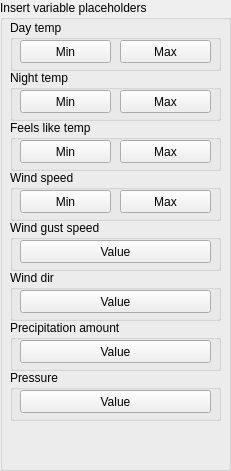
    <widget class="QGroupBox" name="groupBox">
     <property name="geometry">
      <rect>
       <x>580</x>
       <y>40</y>
       <width>231</width>
       <height>471</height>
      </rect>
     </property>
     <property name="title">
      <string>Insert variable placeholders</string>
     </property>
     <widget class="QGroupBox" name="groupBox_2">
      <property name="geometry">
       <rect>
        <x>10</x>
        <y>20</y>
        <width>211</width>
        <height>51</height>
       </rect>
      </property>
      <property name="title">
       <string>Day temp</string>
      </property>
      <widget class="QPushButton" name="insertMinDayTempButton">
       <property name="geometry">
        <rect>
         <x>10</x>
         <y>20</y>
         <width>91</width>
         <height>23</height>
        </rect>
       </property>
       <property name="text">
        <string>Min</string>
       </property>
      </widget>
      <widget class="QPushButton" name="insertMaxDayTempButton">
       <property name="geometry">
        <rect>
         <x>110</x>
         <y>20</y>
         <width>91</width>
         <height>23</height>
        </rect>
       </property>
       <property name="text">
        <string>Max</string>
       </property>
      </widget>
     </widget>
     <widget class="QGroupBox" name="groupBox_4">
      <property name="geometry">
       <rect>
        <x>10</x>
        <y>170</y>
        <width>211</width>
        <height>51</height>
       </rect>
      </property>
      <property name="title">
       <string>Wind speed</string>
      </property>
      <widget class="QPushButton" name="insertMinWindSpeedButton">
       <property name="geometry">
        <rect>
         <x>10</x>
         <y>20</y>
         <width>91</width>
         <height>23</height>
        </rect>
       </property>
       <property name="text">
        <string>Min</string>
       </property>
      </widget>
      <widget class="QPushButton" name="insertMaxWindSpeedButton">
       <property name="geometry">
        <rect>
         <x>110</x>
         <y>20</y>
         <width>91</width>
         <height>23</height>
        </rect>
       </property>
       <property name="text">
        <string>Max</string>
       </property>
      </widget>
     </widget>
     <widget class="QGroupBox" name="groupBox_6">
      <property name="geometry">
       <rect>
        <x>10</x>
        <y>320</y>
        <width>211</width>
        <height>51</height>
       </rect>
      </property>
      <property name="title">
       <string>Precipitation amount</string>
      </property>
      <widget class="QPushButton" name="insertPrecipitationAmountButton">
       <property name="geometry">
        <rect>
         <x>10</x>
         <y>20</y>
         <width>191</width>
         <height>23</height>
        </rect>
       </property>
       <property name="text">
        <string>Value</string>
       </property>
      </widget>
     </widget>
     <widget class="QGroupBox" name="groupBox_7">
      <property name="geometry">
       <rect>
        <x>10</x>
        <y>270</y>
        <width>211</width>
        <height>51</height>
       </rect>
      </property>
      <property name="title">
       <string>Wind dir</string>
      </property>
      <widget class="QPushButton" name="insertWindDirButton">
       <property name="geometry">
        <rect>
         <x>10</x>
         <y>20</y>
         <width>191</width>
         <height>23</height>
        </rect>
       </property>
       <property name="text">
        <string>Value</string>
       </property>
      </widget>
     </widget>
     <widget class="QGroupBox" name="groupBox_8">
      <property name="geometry">
       <rect>
        <x>10</x>
        <y>220</y>
        <width>211</width>
        <height>51</height>
       </rect>
      </property>
      <property name="title">
       <string>Wind gust speed</string>
      </property>
      <widget class="QPushButton" name="insertWindGustSpeedButton">
       <property name="geometry">
        <rect>
         <x>10</x>
         <y>20</y>
         <width>191</width>
         <height>23</height>
        </rect>
       </property>
       <property name="text">
        <string>Value</string>
       </property>
      </widget>
     </widget>
     <widget class="QGroupBox" name="groupBox_9">
      <property name="geometry">
       <rect>
        <x>10</x>
        <y>370</y>
        <width>211</width>
        <height>51</height>
       </rect>
      </property>
      <property name="title">
       <string>Pressure</string>
      </property>
      <widget class="QPushButton" name="insertPressureButton">
       <property name="geometry">
        <rect>
         <x>10</x>
         <y>20</y>
         <width>191</width>
         <height>23</height>
        </rect>
       </property>
       <property name="text">
        <string>Value</string>
       </property>
      </widget>
     </widget>
     <widget class="QGroupBox" name="groupBox_5">
      <property name="geometry">
       <rect>
        <x>10</x>
        <y>120</y>
        <width>211</width>
        <height>51</height>
       </rect>
      </property>
      <property name="title">
       <string>Feels like temp</string>
      </property>
      <widget class="QPushButton" name="insertMinFeelslikeButton">
       <property name="geometry">
        <rect>
         <x>10</x>
         <y>20</y>
         <width>91</width>
         <height>23</height>
        </rect>
       </property>
       <property name="text">
        <string>Min</string>
       </property>
      </widget>
      <widget class="QPushButton" name="insertMaxFeelslikeButton">
       <property name="geometry">
        <rect>
         <x>110</x>
         <y>20</y>
         <width>91</width>
         <height>23</height>
        </rect>
       </property>
       <property name="text">
        <string>Max</string>
       </property>
      </widget>
     </widget>
     <widget class="QGroupBox" name="groupBox_3">
      <property name="geometry">
       <rect>
        <x>10</x>
        <y>70</y>
        <width>211</width>
        <height>51</height>
       </rect>
      </property>
      <property name="title">
       <string>Night temp</string>
      </property>
      <widget class="QPushButton" name="insertMinNightTempButton">
       <property name="geometry">
        <rect>
         <x>10</x>
         <y>20</y>
         <width>91</width>
         <height>23</height>
        </rect>
       </property>
       <property name="text">
        <string>Min</string>
       </property>
      </widget>
      <widget class="QPushButton" name="insertMaxNightTempButton">
       <property name="geometry">
        <rect>
         <x>110</x>
         <y>20</y>
         <width>91</width>
         <height>23</height>
        </rect>
       </property>
       <property name="text">
        <string>Max</string>
       </property>
      </widget>
     </widget>
    </widget>
